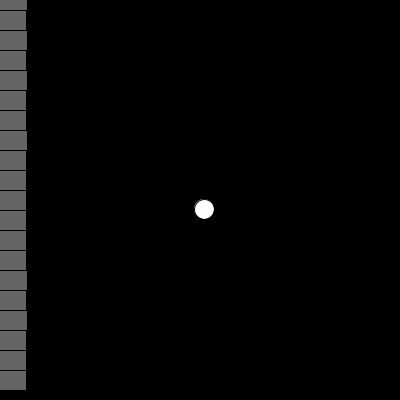
Frame 1 (no input)
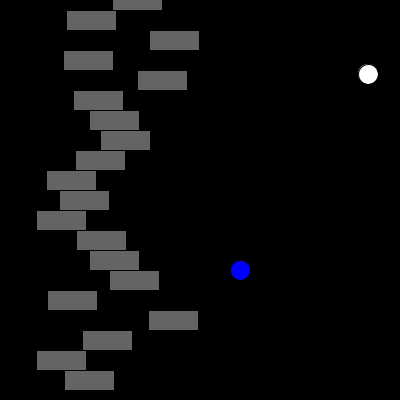
Frame 60 (the mouse pressed at the canvas centre just before this capture)
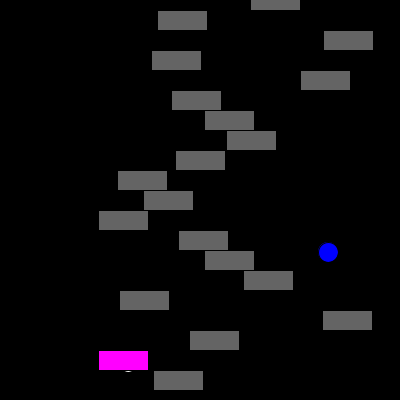
Frame 120 (the mouse held since frame 60 and released just before this capture)

The Processing sketch that drew these frames (run headless with seeded random() and noise(); from frame 60 on, the mouse is pressed at the canvas centre):

// Processing sketch: Challenge2_Bouncing_Balls_CarolineYau
// ── Challenge2_Bouncing_Balls_CarolineYau.pde
//Caroline Yau
//Challenge 2. Bouncing Balls

Car [] myCars = new Car [20];
Ball myBall;
White myWhite;

void setup()  { 
  size(400,400);
// Step 2. Initialize objects.
  //array of objects & constructor
  for (int i=0; i< 20 ; i++)
  {
    myCars[i] = new Car(color(i*20), 0, i*20, random(1,3)); 
  }
  //one object & constructor
  myBall = new Ball (0,0, #0000FF);
  myWhite = new White (width/2,height/2, #FFFFFF);
}    

void draw()  {    
  background(0);  
// Step 3. Call methods on the object. 

  myBall.run();
  myWhite.run();
  for (int i=0; i< 20 ; i++){
    if ((myBall.x > myCars[i].xpos)&& (myBall.x < myCars[i].xpos + 51)&& (myBall.y > myCars[i].ypos)&& (myBall.y < myCars[i].ypos + 21)){
      myCars[i].c = #00FF00;
    }
    if ((myWhite.x1 > myCars[i].xpos)&& (myWhite.x1 < myCars[i].xpos + 51)&& (myWhite.y1 > myCars[i].ypos)&& (myWhite.y1 < myCars[i].ypos + 21)){
      myCars[i].c = #FF00FF;
    }
    else {
      myCars[i].c = 100;
    }
    myCars[i].crush(mouseX,  mouseY);
    myCars[i].drive(); 
    myCars[i].display();
  }   
}      

// ── Ball.pde
class Ball {       
 
   //Step 1: Attributes (from GLOBAL VARIABLES)
  float x = 0;
  float y = 0;
  float speedX = 4;
  float speedY = 9;
  color cBall;
    
  //Step 2: THE CONSTRUCTOR 
  Ball(float _x, float _y, color cB){                                                                    
    x = _x;  
    y = _y; 
    cBall=cB;
  }
  
   //Step 3: FUNCTIONS
   
   void run(){ // New comprehensive function called run that lumps them all together in one move.
     move();
     bounce();
     display();
   }
   
 void move() { 
  x = x + speedX;
  y = y + speedY;
}

 void bounce(){ 
  if ((x > width) || (x < 0)){
  speedX = speedX * -1;
  }
  if ((y > height) || (y < 0)){
    speedY = speedY * -1;
  } 
  }
 
 
  void display () { 
    fill(cBall);
    ellipse (x,y,20,20);  
  }
 }

// ── Car.pde
class Car { 
  //Step1: attributes:
  color c;
  float xpos;
  float ypos;
  float xspeed;
  
  boolean mouse;

  // Step 2: The Constructor is defined with arguments.
  Car(color tempC, float tempXpos, float tempYpos, float tempXspeed) { 
    c = tempC;
    xpos = tempXpos;
    ypos = tempYpos;
    xspeed = tempXspeed;
  }
//Step 3: functions:
  void display() {
    stroke(0);
    if (mouse==true){
      fill(#FF0000);
    }
    else{
      fill(c);
    }
    rectMode(CENTER);
    rect(xpos,ypos,50,20);
  }

  void drive() {
    xpos = xpos + xspeed;
    if (xpos > width) {
      xpos = 0;
    }
    if (xpos < 0) {
      xpos = width;
    }
  }
  void crush(int mx, int my) { 
    // Left edge is x, Right edge is x + w
    if ((mx > xpos && mx < xpos + 31) && (my > ypos && my < ypos + 20)) {
      mouse = true;
    } else {
      mouse = false;
    }
  }
}

// ── White.pde
class White {       
 
   //Step 1: Attributes (from GLOBAL VARIABLES)
  float x1 = 0;
  float y1 = 0;
  float speedx = 4;
  float speedy = 9;
  color cWhite;
    
  //Step 2: THE CONSTRUCTOR 
  White(float xx, float yy, color cW){                                                                    
    x1 = xx;  
    y1 = yy; 
    cWhite=cW;
  }
  
   //Step 3: FUNCTIONS
   
   void run(){ // New comprehensive function called run that lumps them all together in one move.
     move();
     bounce();
     display();
   }
   
 void move() { 
  x1 = x1 + speedx;
  y1 = y1 + speedy;
}

 void bounce(){ 
  if ((x1 > width) || (x1 < 0)){
  speedx = speedx * -1;
  }
  if ((y1 > height) || (y1 < 0)){
    speedy = speedy * -1;
  } 
  }
 
 
  void display () { 
    fill(cWhite);
    ellipse (x1,y1,20,20);  
  }
 }
